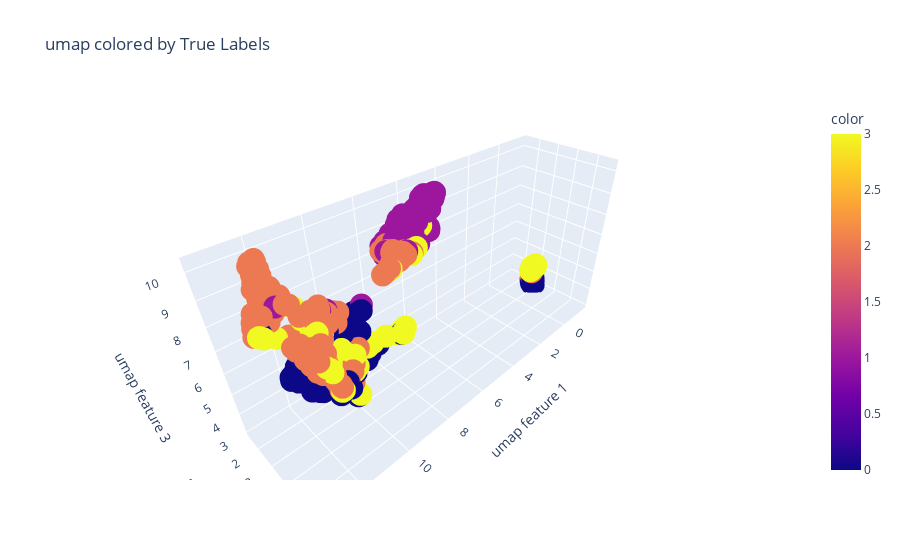

Notebook code cell kept with this figure:
### Code cell
import plotly.express as px

# Assuming 'data_tsne' is a 3D array (with 3 features after t-SNE)
# and 'labels', 'mapped_clusters' are the cluster labels
# Replace these with your actual variables

# Interactive plot for true labels
fig1 = px.scatter_3d(
    x=data_umap3d[:, 0], y=data_umap3d[:, 1], z=data_umap3d[:, 2],
    color=labels,
    title='umap colored by True Labels',
    labels={'x': 'umap feature 1', 'y': 'umap feature 2', 'z': 'umap feature 3'}
)
fig1.show()

# Interactive plot for K-means clusters
fig2 = px.scatter_3d(
    x=data_umap3d[:, 0], y=data_umap3d[:, 1], z=data_umap3d[:, 2],
    color=mapped_clusters,
    title='umap colored by K-means Clusters',
    labels={'x': 'umap feature 1', 'y': 'umap feature 2', 'z': 'umap feature 3'}
)
fig2.show()

### Figure 1 — Plotly figure (JSON) as saved in the notebook; plotly's stock layout.template omitted (floating-point values rounded to 4 significant figures; data arrays with more than 128 entries replaced by an {"elided": "..."} marker saying what was removed)
{"data": [{"hovertemplate": "umap feature 1=%{x}<br>umap feature 2=%{y}<br>umap feature 3=%{z}<br>color=%{marker.color}<extra></extra>", "legendgroup": "", "marker": {"color": {"elided": "497 int values"}, "coloraxis": "coloraxis", "symbol": "circle"}, "mode": "markers", "name": "", "scene": "scene", "showlegend": false, "type": "scatter3d", "x": {"elided": "497 float values"}, "y": {"elided": "497 float values"}, "z": {"elided": "497 float values"}}], "layout": {"coloraxis": {"colorbar": {"title": {"text": "color"}}, "colorscale": [[0, "#0d0887"], [0.1111, "#46039f"], [0.2222, "#7201a8"], [0.3333, "#9c179e"], [0.4444, "#bd3786"], [0.5556, "#d8576b"], [0.6667, "#ed7953"], [0.7778, "#fb9f3a"], [0.8889, "#fdca26"], [1, "#f0f921"]]}, "legend": {"tracegroupgap": 0}, "scene": {"domain": {"x": [0, 1], "y": [0, 1]}, "xaxis": {"title": {"text": "umap feature 1"}}, "yaxis": {"title": {"text": "umap feature 2"}}, "zaxis": {"title": {"text": "umap feature 3"}}}, "title": {"text": "umap colored by True Labels"}}}
